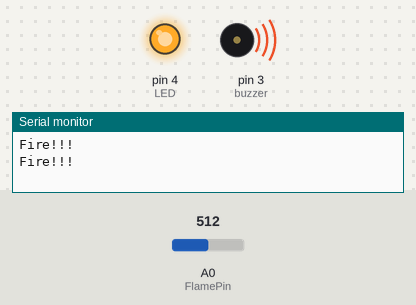
Simulated run of this sketch. Board: Arduino Uno, built with avr-gcc and run on an emulated ATmega328P. Shown: output pins drawn as LEDs (lit = HIGH), buzzer (waves = sounding, pin HIGH), the last lines printed to the serial monitor. The inputs (shaded band) are chosen by the test bench; at power-on: A0 (FlamePin) = 512.

Above: at 1.8 s.
1.9 s: A0 (FlamePin) set to 1007
3.4 s: A0 (FlamePin) set to 1023
At 4.7 s:
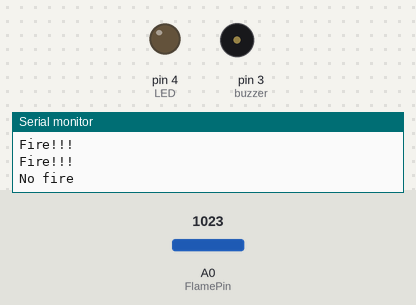
5.5 s: A0 (FlamePin) set to 900
At 7.4 s:
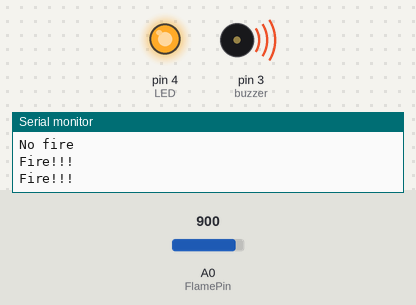
Timing chart, 0 to 8.9 s (numbered marks = the images above; inputs shaded):
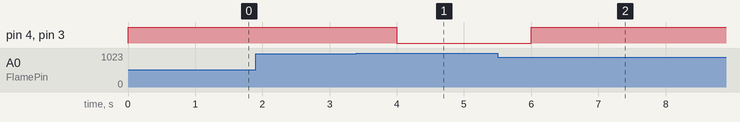

The sketch:

4.ino
```cpp
int LED = 4;
int FlamePin = A0;  // This is our input pin
int Flame;
int buzzer = 3;

void setup() {
  pinMode(LED, OUTPUT);
  pinMode(buzzer, OUTPUT);
  pinMode(FlamePin, INPUT);
  Serial.begin(9600);
}

void loop() {
  Flame = analogRead(FlamePin);
  if (Flame < 1023)
  {
    Serial.println("Fire!!!");
    digitalWrite(LED, HIGH);
    digitalWrite(buzzer, HIGH);
  }
  else
  {
    Serial.println("No fire");
    digitalWrite(LED, LOW);
    digitalWrite(buzzer, LOW);
  }
  //Serial.println(Flame);
  //Serial.println();
  delay(1000);
}
```

Measured:
- the behaviour switches between 1022 and 1023 on A0 (FlamePin) (found by bisection; images 0 and 1)
- after the input at 3.4 s, pin 4 (LED), pin 3 (buzzer): HIGH → LOW after 0.60 s
- after the input at 5.5 s, pin 4 (LED), pin 3 (buzzer): LOW → HIGH after 0.50 s
